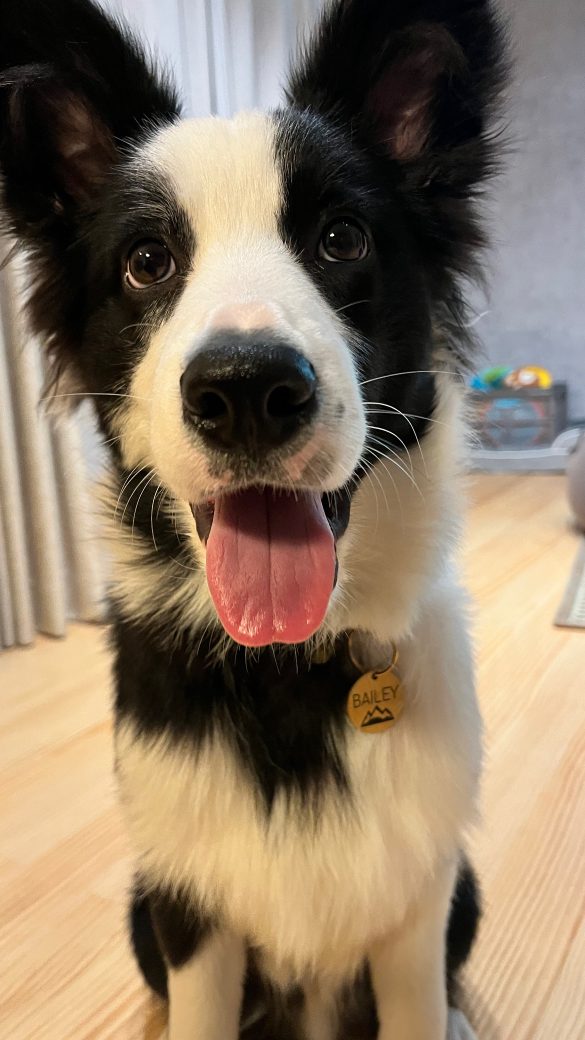
#> input picture 3d/photos/bailey_front2.jpg, 1170 x 2080 px (shown at 1/2 size)
$ python make_bailey_penholder.py
#> lines starting #> are read from the running program, lines starting #| are printed output that depends on the picture; after the words box and inside, x2 and y2 are one past the last pixel; in counts of white or black regions, pixels touching at a corner belong together
"""ベイリーの写真入りペン立て — Bambu Lab A1 mini + AMS lite で1回印刷。

正面写真から、黒い毛・鼻・口・目（と舌のピンク）をそのまま写し取り、
白い本体の正面に面一ではめ込む。白い毛は本体の白がそのまま見える。中の仕切りはなし。

写真は4種類:
  tongue … photos/bailey_front2.jpg（舌ぺろ。白・黒・ピンクの3色）
  puppy  … photos/bailey_puppy.jpg（子犬のころ。白・黒の2色。背景・リードは除く）
  okaeri … photos/bailey_okaeri.jpg（帰宅したときに飛びついてくる「おかえり」。白・黒・ピンク。ズボンは除く）
  ears   … photos/bailey_ears.jpg（耳まで写った正面。白・黒・ピンク。耳は箱の縁から上に飛び出す）
  ears_in … 同じ写真で、耳まで箱の正面に収めた版（飛び出さない）
  puppy_green … 子犬の写真を深緑の本体で。白い毛は白ではめ込み、犬のまわりに白いフチ（緑・白・黒の3色）

中は真ん中の仕切りで左右2部屋。仕切りは縁より 10mm 低い。

印刷の向きを2通り用意する（<name> は bailey_penholder / _puppy / _okaeri / _ears / _ears_in / _puppy_green）:
  <name>_facedown.3mf … 【おすすめ】顔を下にして倒した向き。絵は最初の 0.8mm だけなので
                         色替えは数回。背面が天井になるので、中にサポートが必要。
  <name>.3mf          … 立てた向き。サポート不要だが、絵のある高さで毎層色替え。

使い方: python3 3d/make_bailey_penholder.py [tongue|puppy|okaeri|ears|ears_in|puppy_green]   （省略時はすべて）
"""
import os
import sys

import numpy as np
import shapely
from PIL import Image, ImageOps
from scipy import ndimage as ndi
from shapely import affinity
from shapely.geometry import Polygon
from shapely.strtree import STRtree
from skimage import measure, morphology

HERE = os.path.dirname(os.path.abspath(__file__))
sys.path.insert(0, os.path.join(HERE, "ittetsu"))
from make_bailey import extrude  # noqa: E402
from make_pencase import write_3mf  # noqa: E402

OUT = os.path.join(HERE, "out")
PHOTO = os.path.join(HERE, "photos", "bailey_front2.jpg")
PUPPY = os.path.join(HERE, "photos", "bailey_puppy.jpg")
OKAERI = os.path.join(HERE, "photos", "bailey_okaeri.jpg")
EARS = os.path.join(HERE, "photos", "bailey_ears.jpg")

# ---- 本体 (mm)。仕切りなしの四角いペン立て
W, D, H = 90.0, 75.0, 100.0
WALL, FRONT, FLOOR = 2.4, 2.8, 2.4   # 正面ははめ込みの分だけ厚め
CORNER = 3.0                         # 角の丸み（小さめにして正面の平らな幅を広く取る）
INLAY = 0.8                          # 絵のはめ込み深さ
DIV = 2.0                            # 真ん中の仕切りの厚み
DIV_TOP = H - 10.0                   # 仕切りの高さ（縁より低くして物を取りやすく）

# ---- 絵（舌ぺろの写真）
ART_W = 82.0          # 絵の幅（正面の平らな部分は W - 2*CORNER = 84mm）
CROP_BOTTOM = 1310    # 写真のこの行より下（胸・足・名札）は使わない
BLACK_T = 70          # これより暗い画素を黒い毛とみなす
# 目のまわりだけ別の基準で明るい部分（瞳の縁・光）を白に戻す: (中心x, 中心y, しきい値)
EYES = [(300, 505, 85), (690, 480, 55)]


# ---- 絵（子犬の写真）。日向と日陰で明るさが違うので、まわりの白い毛の明るさに対する比で黒を決める
PUPPY_RATIO = 0.70
PUPPY_FIT = (80.0, 90.0)   # 絵が収まる幅・高さ (mm)
# 犬のまわり（少し広め）と、除くリードの範囲（写真の画素座標）
PUPPY_OUTLINE = [(60, 330), (150, 170), (320, 120), (560, 190), (800, 200), (950, 160), (1090, 220),
                 (1150, 400), (1200, 560), (1210, 760), (1190, 1000), (1100, 1150), (960, 1230),
                 (750, 1270), (450, 1270), (330, 1120), (230, 960), (160, 760), (150, 560), (80, 420)]
PUPPY_LEASH = [(1040, 727), (1107, 715), (1300, 768), (1300, 852), (1133, 812), (1053, 800)]
PUPPY_BOTTOM = 1260        # これより下（足）は使わない
# 色付きの本体にするときの、白い毛の顔の輪郭（おでこ〜ほお〜あご。耳と横の黒い毛は写真から足す）
PUPPY_FACE = [(440, 250), (560, 235), (700, 245), (830, 255), (900, 300), (1000, 500), (1060, 700),
              (1050, 900), (990, 1060), (900, 1170), (780, 1220), (650, 1230), (520, 1200), (420, 1120),
              (340, 980), (280, 800), (250, 600), (300, 400), (380, 300)]
FUR_BORDER = 1.2           # 色付きの本体のとき、犬のまわりに付ける白いフチ (mm)


# ---- 絵（おかえりの写真）。写真の右端で顔が切れているので、絵の右端を正面の右端にそろえる
OKAERI_FIT = (82.0, 92.0)
OKAERI_T = 85              # これより暗く、青みのない画素を黒い毛とみなす（紺のズボンは青みで除く）
OKAERI_OUTLINE = [(380, 860), (560, 760), (800, 700), (1000, 640), (1180, 480), (1380, 420), (1470, 520),
                  (1500, 700), (1512, 900), (1512, 1560), (1300, 1640), (1180, 1760), (1000, 1720),
                  (900, 1560), (700, 1460), (520, 1420), (420, 1350), (380, 1200), (380, 1000)]
OKAERI_MOUTH = [(505, 1160), (560, 1120), (660, 1120), (735, 1190), (740, 1300), (690, 1360),
                (560, 1365), (500, 1300)]   # 舌を探す範囲（口の中）
# 目: (中心x, 中心y, 半径, 瞳を黒にするしきい値, 光や縁を白にするしきい値)
OKAERI_EYES = [(1070, 937, 40, 110, 150), (1207, 1285, 55, None, 26)]


# ---- 絵（耳まで写った写真）。耳は箱の縁から上に飛び出す
EARS_W = 82.0              # 頭（耳を含む）の幅
EARS_RIM_Y = 330           # 写真のこの行を箱の縁 (H) にそろえる（これより上の耳が飛び出す）
EARS_PLATE = 4.0           # 飛び出す耳の板の厚み
EARS_ROUND = 2.5           # 写真の上端で切れた耳の先を丸める半径 (mm)
EARS_EYES = [(420, 490, 85), (790, 465, 85)]   # (中心x, 中心y, 光や縁を白にするしきい値)
EARS_IN_FIT = (80.0, 92.0)  # 飛び出さない版で、耳まで含めた絵が収まる幅・高さ (mm)


# [68 lines left out: functions trace_ears, trace_okaeri, not called in this run]


def trace_tongue():
    """舌ぺろの写真 → (黒の2値画像, ピンクの2値画像)。"""
    im = ImageOps.exif_transpose(Image.open(PHOTO)).convert("RGB")
#> im is the input picture: PIL image 1170x2080 RGB; mean R, G, B 138.8, 121.1, 100.4
    rgb = np.asarray(im).astype(float)
    gray = ndi.gaussian_filter(rgb.mean(axis=2), 1.2)
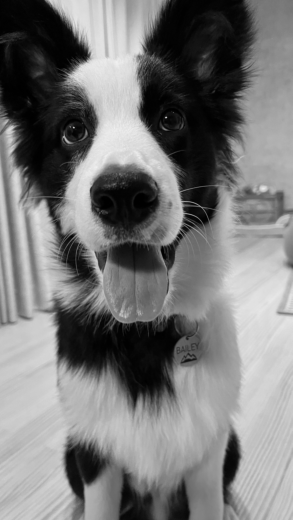
#> gray: shape (2080, 1170) float64 (shown at 1/4 size); min 2.02e-06, max 242.3, mean 120.1
    hsv = np.asarray(im.convert("HSV")).astype(float)
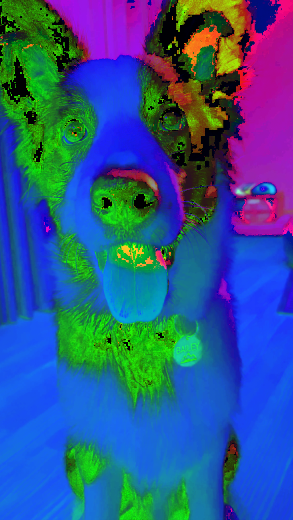
#> hsv: shape (2080, 1170, 3) float64 (shown at 1/4 size); mean R, G, B 45.8, 84.7, 140.4
    hue, sat, val = (ndi.gaussian_filter(hsv[..., i], 1.5) for i in range(3))
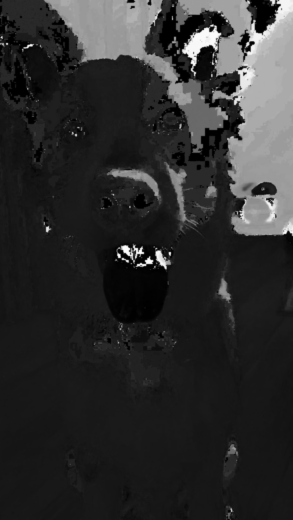
#> hue: shape (2080, 1170) float64 (shown at 1/4 size); min 0, max 253, mean 45.8
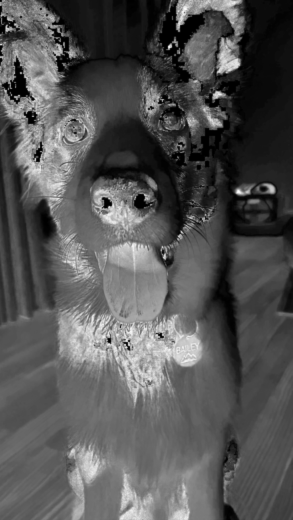
#> sat: shape (2080, 1170) float64 (shown at 1/4 size); min 0, max 254.6, mean 84.7
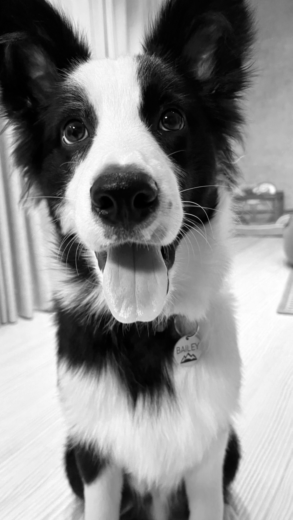
#> val: shape (2080, 1170) float64 (shown at 1/4 size); min 0.000221, max 254.9, mean 140.4

    # 舌のピンク
    pink = ((hue > 225) | (hue < 12)) & (sat > 70) & (val > 110)
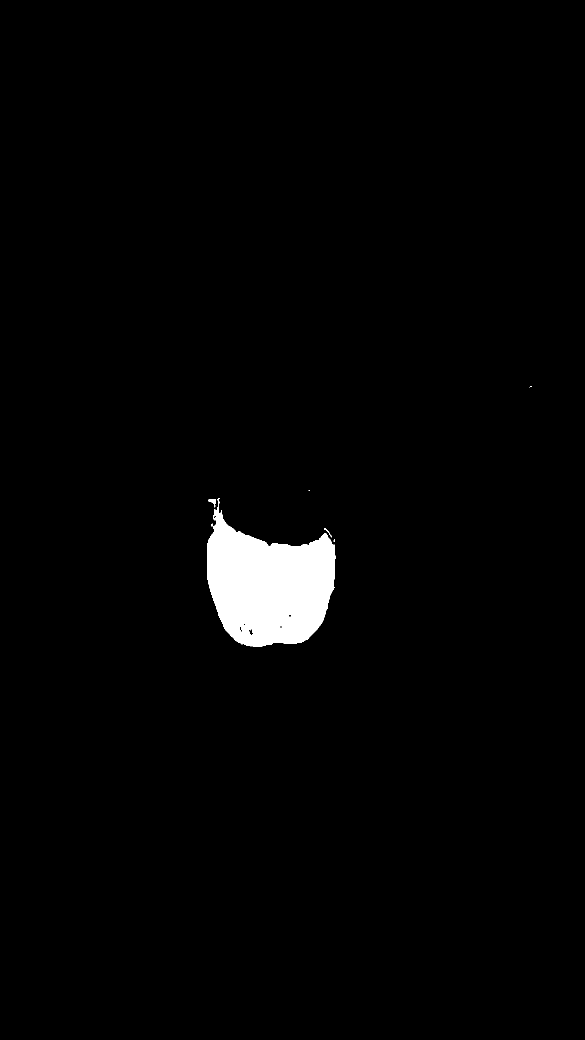
#> pink: shape (2080, 1170) bool (shown at 1/2 size); 2% white; 7 white regions (4 under 20 px), largest, box (x1, y1, x2, y2) and area: (414, 996, 671, 1294) 48630, (416, 998, 432, 1015) 113, (649, 1056, 664, 1075) 43
#> (the run stopped early here; a loop or call above may not have finished)

$ run again, with 3d/photos/bailey_nose_close.jpg copied over 3d/photos/bailey_front2.jpg
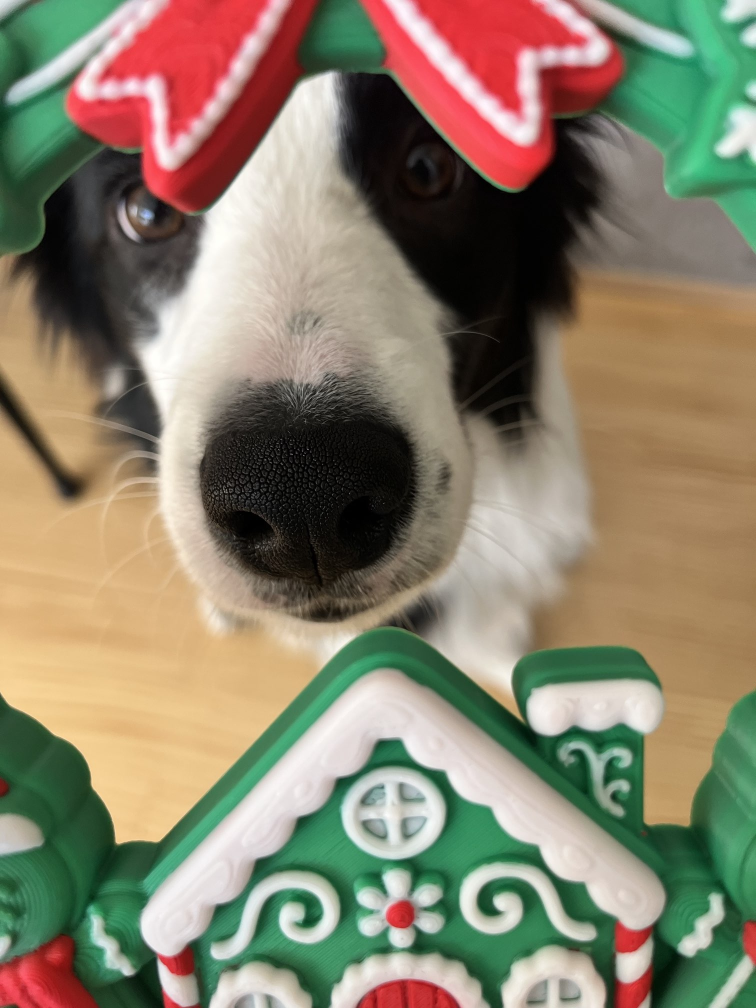
#> input picture 3d/photos/bailey_nose_close.jpg, 1512 x 2016 px (shown at 1/2 size)
#> in trace_tongue, im is the input picture: PIL image 1512x2016 RGB; mean R, G, B 137, 128.2, 106.8
#> in trace_tongue, `hue, sat, val = (ndi.gaussian_filter(hsv[..., i], 1.5) for i in range(..`:
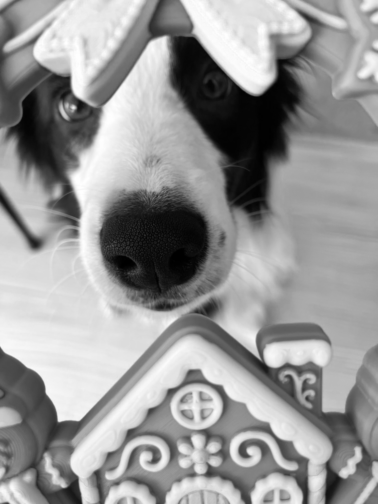
#> val: shape (2016, 1512) float64 (shown at 1/4 size); min 0, max 255, mean 150.7
#> in trace_tongue, `pink = ((hue > 225) | (hue < 12)) & (sat > 70) & (val > 110)`:
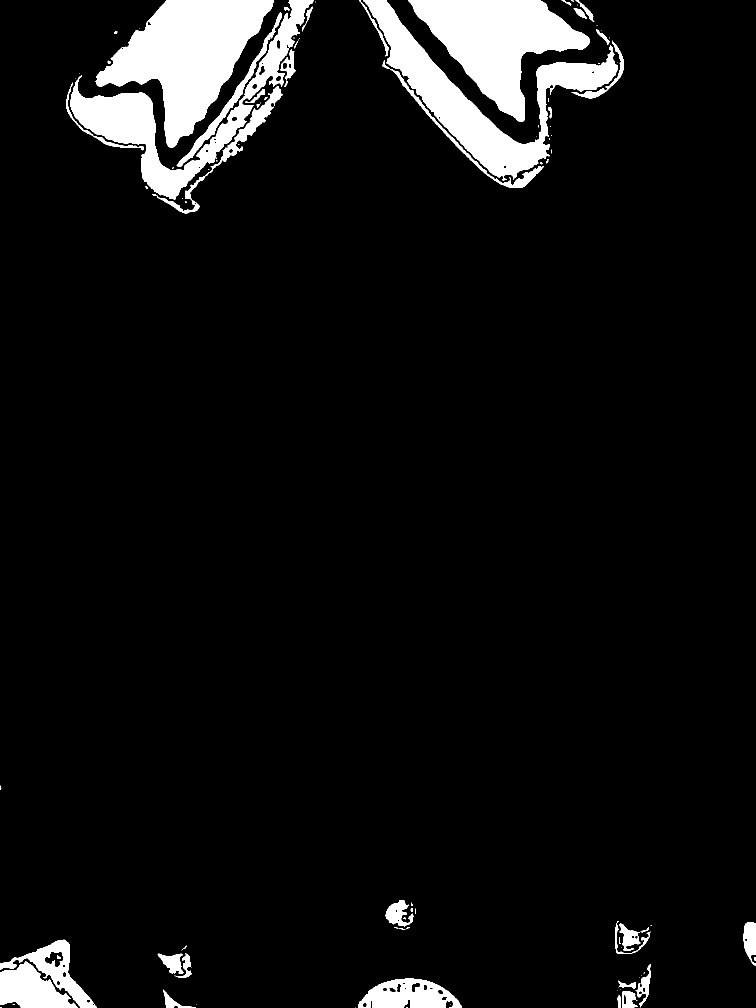
#> pink: shape (2016, 1512) bool (shown at 1/2 size); 6.9% white; 98 white regions (52 under 20 px), largest, box (x1, y1, x2, y2) and area: (191, 0, 548, 296) 49597, (816, 0, 1180, 244) 40783, (727, 0, 1236, 361) 39762

$ run again, with 3d/photos/bailey_paw.jpg copied over 3d/photos/bailey_front2.jpg
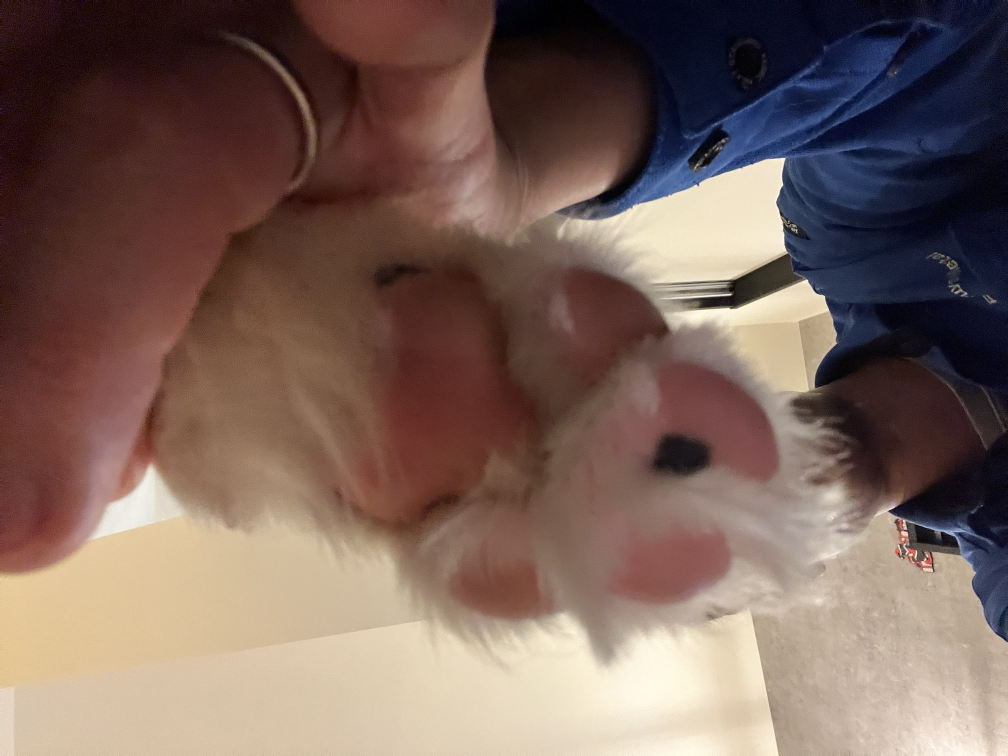
#> input picture 3d/photos/bailey_paw.jpg, 2016 x 1512 px (shown at 1/2 size)
#> in trace_tongue, im is the input picture: PIL image 2016x1512 RGB; mean R, G, B 121.5, 99, 90.5
#> in trace_tongue, `hue, sat, val = (ndi.gaussian_filter(hsv[..., i], 1.5) for i in range(..`:
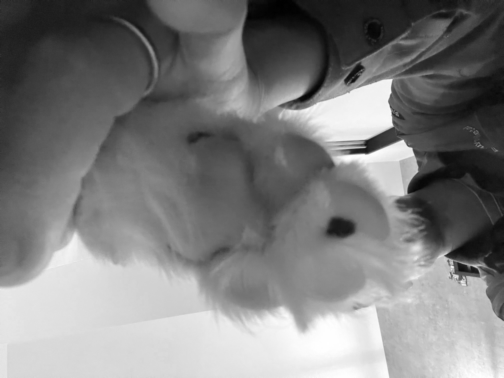
#> val: shape (1512, 2016) float64 (shown at 1/4 size); min 0.362, max 255, mean 126.3
#> in trace_tongue, `pink = ((hue > 225) | (hue < 12)) & (sat > 70) & (val > 110)`:
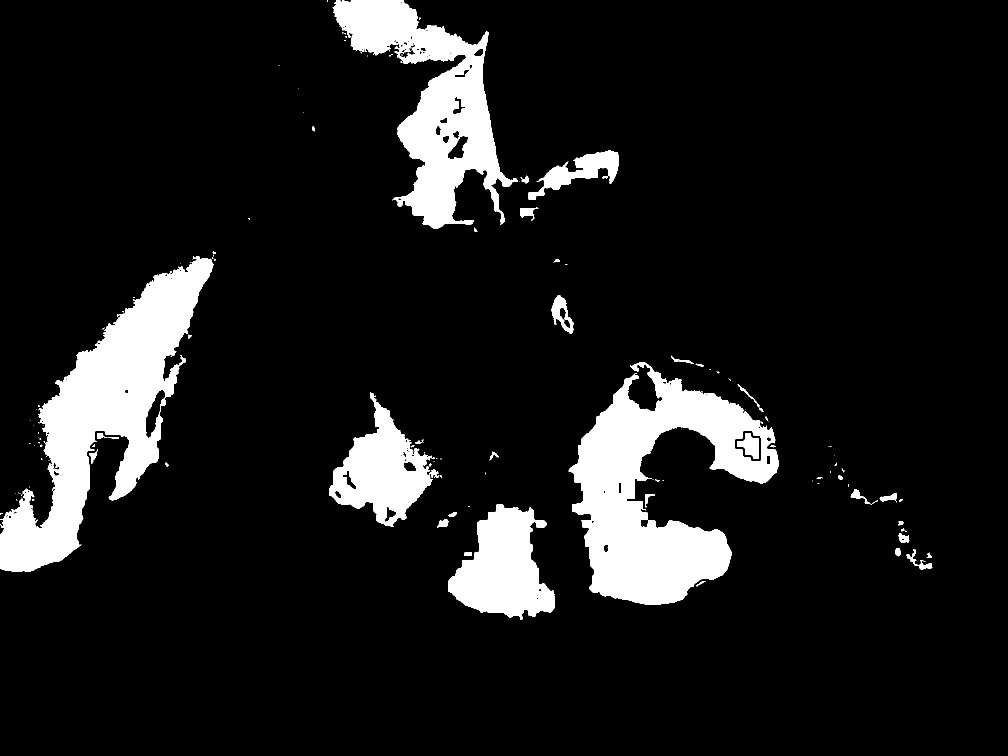
#> pink: shape (1512, 2016) bool (shown at 1/2 size); 10.5% white; 137 white regions (92 under 20 px), largest, box (x1, y1, x2, y2) and area: (1137, 724, 1557, 1210) 93713, (0, 512, 427, 1144) 92770, (665, 0, 1035, 457) 62752
